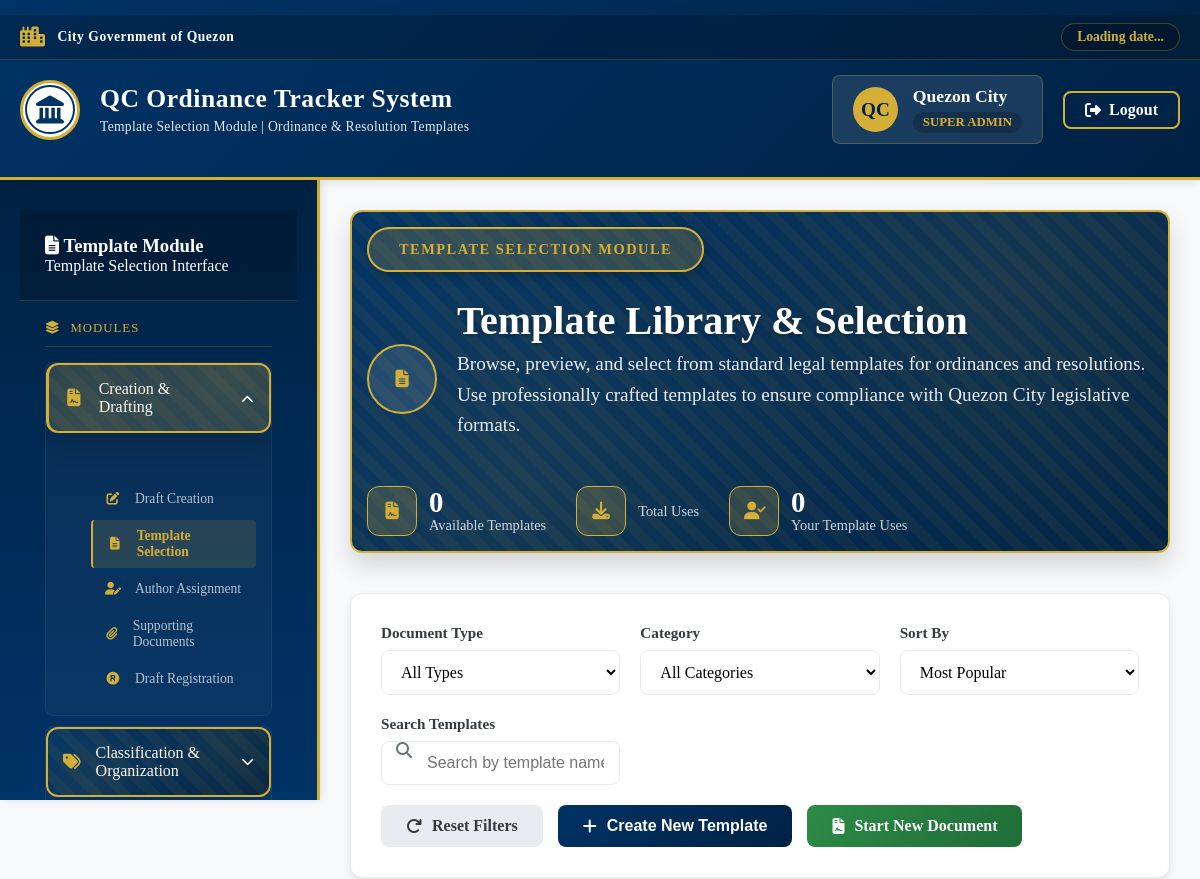
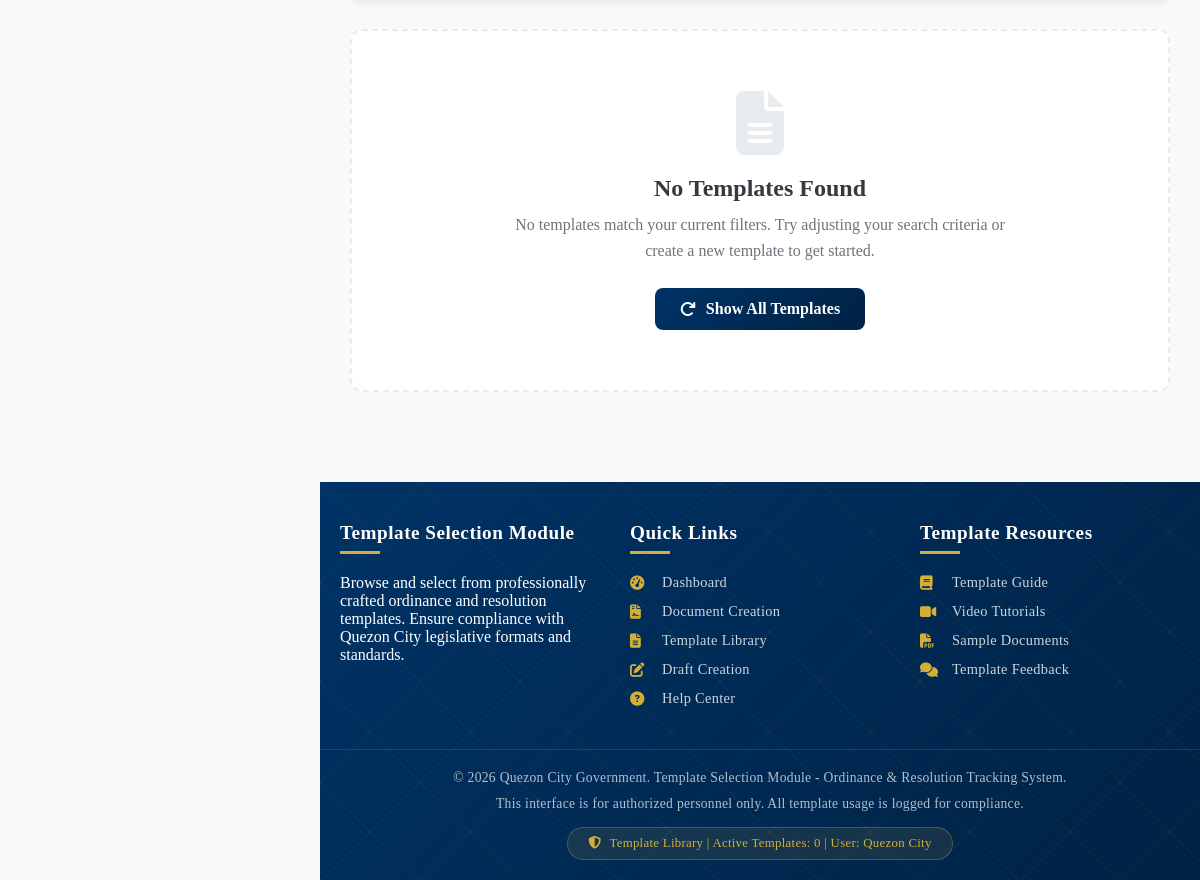
/superadmin/templates.php (signed in), run on an earlier commit of the app's database (2 pictures, top to bottom).
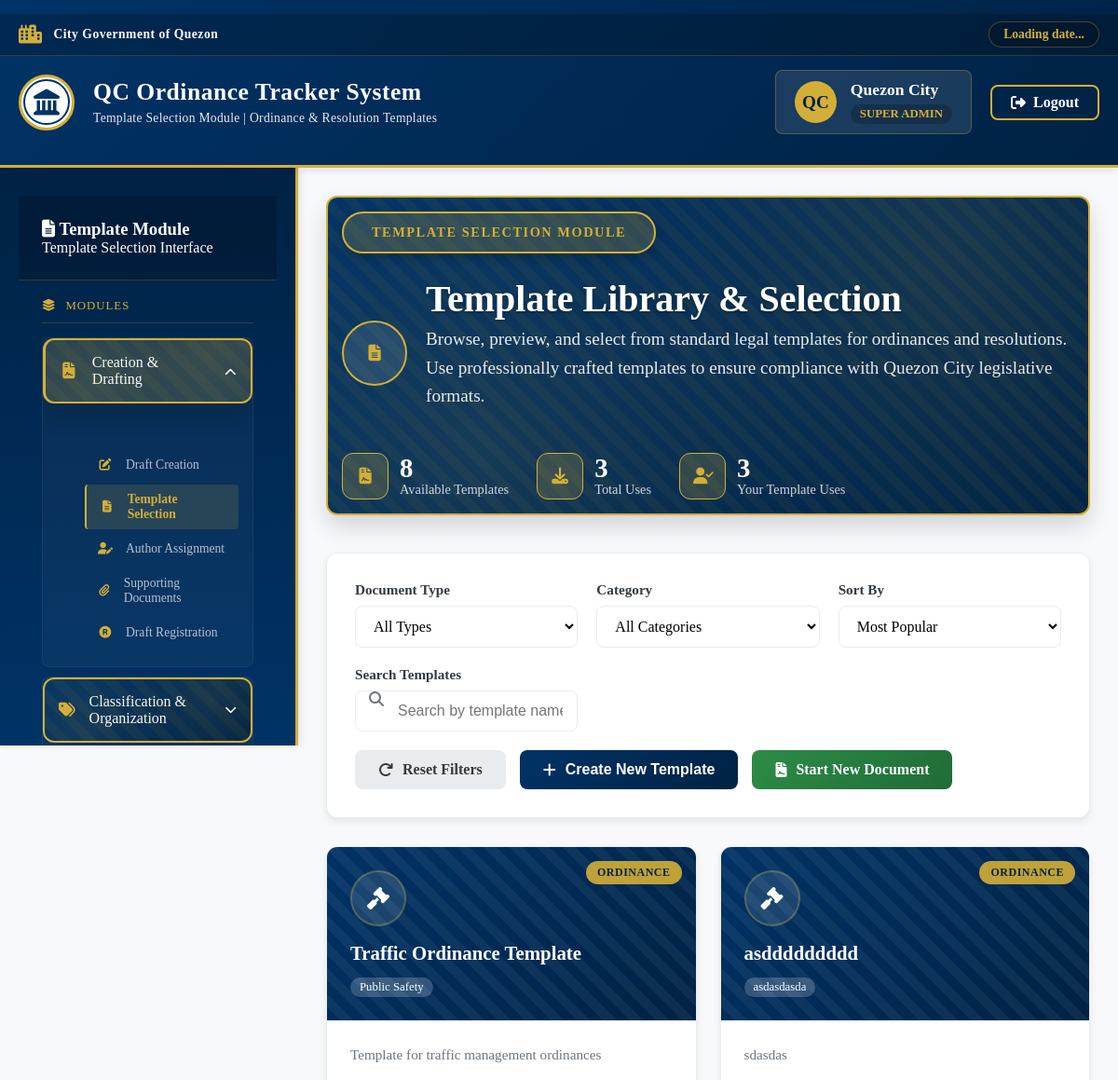
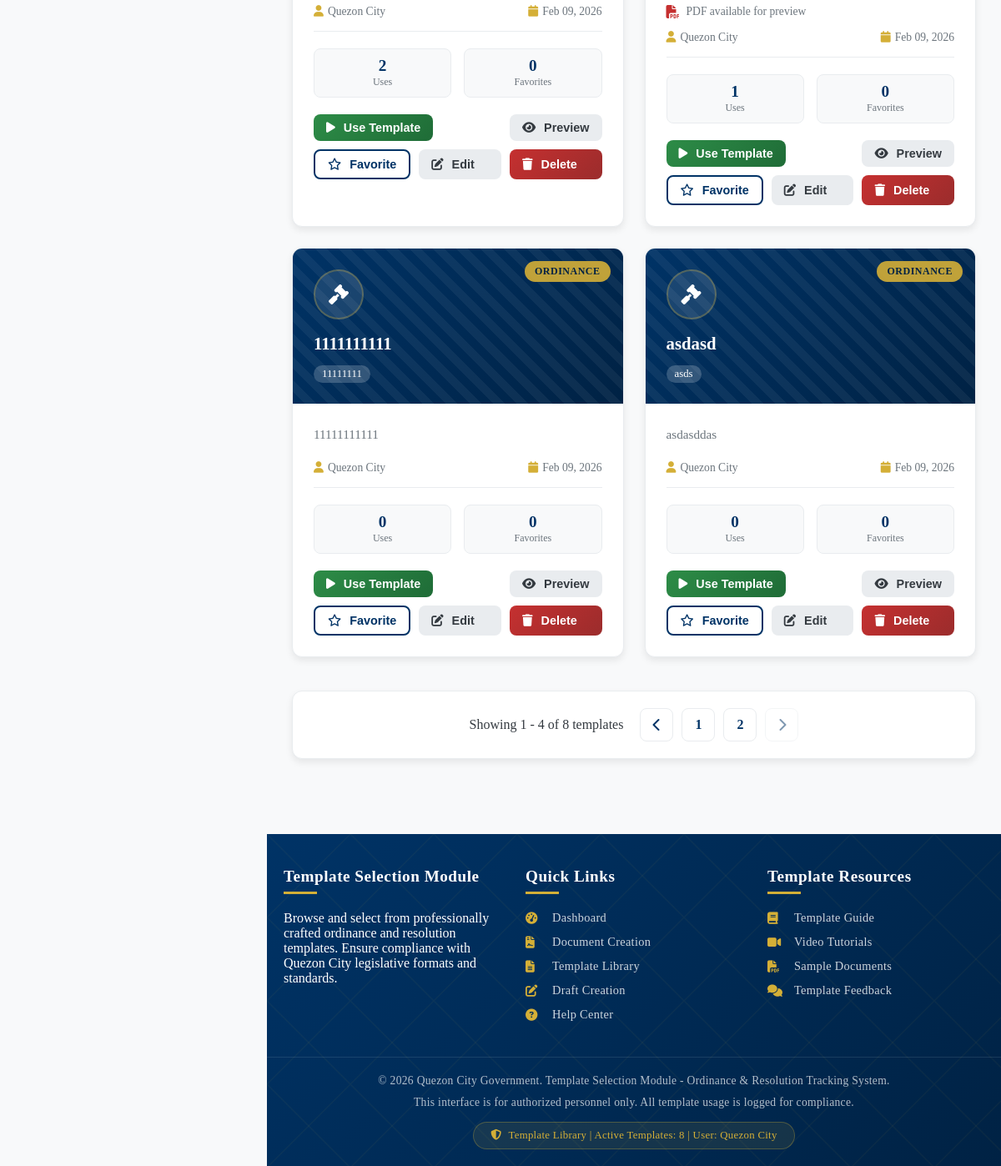
And on a later commit of the database (2 pictures, top to bottom).
### tables this page shows
CREATE TABLE `users` (
  `id` int(11) NOT NULL,
  `email` varchar(100) NOT NULL,
  `password` varchar(255) NOT NULL,
  `first_name` varchar(50) NOT NULL,
  `last_name` varchar(50) NOT NULL,
  `role` enum('super_admin','admin','councilor') NOT NULL,
  `department` varchar(100) DEFAULT NULL,
  `is_active` tinyint(1) DEFAULT 1,
  `created_at` timestamp NOT NULL DEFAULT current_timestamp(),
  `last_login` timestamp NULL DEFAULT NULL
);

CREATE TABLE `document_templates` (
  `id` int(11) NOT NULL,
  `template_name` varchar(100) NOT NULL,
  `template_type` enum('ordinance','resolution','amendment') NOT NULL,
  `category` varchar(50) DEFAULT 'general',
  `description` text DEFAULT NULL,
  `thumbnail` varchar(500) DEFAULT NULL,
  `content` longtext NOT NULL,
  `variables` text DEFAULT NULL,
  `is_active` tinyint(1) DEFAULT 1,
  `use_count` int(11) DEFAULT 0,
  `last_used` timestamp NULL DEFAULT NULL,
  `created_by` int(11) DEFAULT NULL,
  `created_at` timestamp NOT NULL DEFAULT current_timestamp(),
  `updated_at` timestamp NOT NULL DEFAULT current_timestamp() ON UPDATE current_timestamp()
);

### superadmin/templates.php (the view, shortened to what the rows shown need)
<?php
$database = new Database();
$conn = $database->getConnection();
$user_id = $_SESSION['user_id'];
$user_role = $_SESSION['role'];
$query = "SELECT * FROM users WHERE id = :id";
$stmt = $conn->prepare($query);
$stmt->bindParam(':id', $user_id);
$stmt->execute();
$user = $stmt->fetch();
$sort_by = $_GET['sort'] ?? 'popular';
$templates_per_page = 4;
$current_page = isset($_GET['page']) ? max(1, intval($_GET['page'])) : 1;
$offset = ($current_page - 1) * $templates_per_page;
$query = "SELECT t.*,
          CONCAT(u.first_name, ' ', u.last_name) as creator_name,
          COALESCE(fav_count.favorite_count, 0) as favorite_count,
          CASE WHEN user_fav.template_id IS NOT NULL THEN 1 ELSE 0 END as is_favorite
          FROM document_templates t
          LEFT JOIN users u ON t.created_by = u.id
          LEFT JOIN (
              SELECT template_id, COUNT(*) as favorite_count
              FROM template_favorites
              GROUP BY template_id
          ) fav_count ON t.id = fav_count.template_id
          LEFT JOIN (
              SELECT template_id
              FROM template_favorites
              WHERE user_id = :user_id
          ) user_fav ON t.id = user_fav.template_id
          WHERE t.is_active = 1";
$params = [':user_id' => $user_id];
switch ($sort_by) {
    case 'popular':
    default:
        $query .= " ORDER BY t.use_count DESC, t.created_at DESC";
        break;
}
$query .= " LIMIT :limit OFFSET :offset";
$stmt = $conn->prepare($query);
foreach ($params as $key => $value) {
    $stmt->bindParam($key, $value);
}
$stmt->bindParam(':limit', $templates_per_page, PDO::PARAM_INT);
$stmt->bindParam(':offset', $offset, PDO::PARAM_INT);
$stmt->execute();
$templates = $stmt->fetchAll();
$stats_query = "SELECT
               COUNT(*) as total_templates,
               SUM(use_count) as total_uses,
               AVG(use_count) as avg_uses,
               COUNT(CASE WHEN template_type = 'ordinance' THEN 1 END) as ordinance_templates,
               COUNT(CASE WHEN template_type = 'resolution' THEN 1 END) as resolution_templates
               FROM document_templates
               WHERE is_active = 1";
$stats_stmt = $conn->query($stats_query);
$stats = $stats_stmt->fetch();
?>
<!DOCTYPE html>
<html lang="en">
<head>
    <link rel="stylesheet" href="https://cdnjs.cloudflare.com/ajax/libs/font-awesome/6.4.0/css/all.min.css">
    <link href="https://cdn.quilljs.com/1.3.6/quill.snow.css" rel="stylesheet">
</head>
<body>
    <header class="government-header">
        <div class="main-header-content">
            <div class="qc-logo-container">
                <div class="site-title-container">
                    <h1>QC Ordinance Tracker System</h1>
                </div>
            </div>
            <div class="user-auth-section">
                <div class="user-welcome-panel">
                    <div class="user-avatar">
                        <?php echo strtoupper(substr($user['first_name'], 0, 1) . substr($user['last_name'], 0, 1)); ?>
                    </div>
                    <div class="user-info">
                        <div class="user-name"><?php echo htmlspecialchars($user['first_name'] . ' ' . $user['last_name']); ?></div>
                        <div class="user-role">
                            <?php echo strtoupper(str_replace('_', ' ', $user_role)); ?>
                        </div>
                    </div>
                </div>
            </div>
        </div>
    </header>
    <div class="main-wrapper">
        <main class="main-content">
            <div class="module-header fade-in">
                <div class="module-header-content">
                    <div class="module-title-wrapper">
                        <div class="module-title">
                            <h1>Template Library & Selection</h1>
                        </div>
                    </div>
                </div>
            </div>
            <div class="templates-container fade-in">
                <?php if (empty($templates)): ?>
                <div class="empty-state">
                    <i class="fas fa-file-alt empty-icon"></i>
                    <h3 class="empty-title">No Templates Found</h3>
                    <p class="empty-description">
                        No templates match your current filters. Try adjusting your search criteria or
                        <?php if (in_array($user_role, ['super_admin', 'admin'])): ?>
                        create a new template to get started.
                        <?php else: ?>
                        contact an administrator to add new templates.
                        <?php endif; ?>
                    </p>
                    <a href="?type=all&category=all&sort=popular&page=1" class="btn btn-primary">
                        <i class="fas fa-redo"></i> Show All Templates
                    </a>
                </div>
                <?php else: ?>
                <div class="templates-grid">
                    <?php foreach ($templates as $template):
                        $badge_class = 'badge-' . $template['template_type'];
                        $icon = $template['template_type'] === 'ordinance' ? 'fa-gavel' : 'fa-file-signature';
                        $is_favorite = $template['is_favorite'] > 0;
                        $has_pdf = !empty($template['thumbnail']);
                    ?>
                    <div class="template-card">
                        <div class="template-header">
                            <div class="template-type-badge <?php echo $badge_class; ?>">
                                <?php echo ucfirst($template['template_type']); ?>
                            </div>
                            <div class="template-icon">
                                <i class="fas <?php echo $icon; ?>"></i>
                            </div>
                            <h3 class="template-title"><?php echo htmlspecialchars($template['template_name']); ?></h3>
                            <div class="template-category"><?php echo htmlspecialchars($template['category']); ?></div>
                        </div>
                        <div class="template-body">
                            <p class="template-description"><?php echo htmlspecialchars($template['description']); ?></p>
                            <?php if ($has_pdf): ?>
                            <div style="margin-bottom: 15px; display: flex; align-items: center; gap: 8px;">
                                <i class="fas fa-file-pdf" style="color: var(--red);"></i>
                                <span style="font-size: 0.85rem; color: var(--gray);">
                                    PDF available for preview
                                </span>
                            </div>
                            <?php endif; ?>
                            <div class="template-meta">
                                <div class="meta-item">
                                    <i class="fas fa-user"></i>
                                    <span><?php echo htmlspecialchars($template['creator_name'] ?? 'System'); ?></span>
                                </div>
                                <div class="meta-item">
                                    <i class="fas fa-calendar"></i>
                                    <span><?php echo date('M d, Y', strtotime($template['created_at'])); ?></span>
                                </div>
                            </div>
                            <div class="template-stats">
                                <div class="stat-badge">
                                    <div class="stat-value"><?php echo $template['use_count']; ?></div>
                                    <div class="stat-label">Uses</div>
                                </div>
                                <div class="stat-badge">
                                    <div class="stat-value"><?php echo $template['favorite_count']; ?></div>
                                    <div class="stat-label">Favorites</div>
                                </div>
                            </div>
                            <div class="template-actions">
                                <form method="POST" style="grid-column: span 2;">
                                    <button type="submit" name="use_template" class="btn btn-success btn-sm">
                                        <i class="fas fa-play"></i> Use Template
                                    </button>
                                </form>
                                <button type="button" class="btn btn-secondary btn-sm preview-template"
                                        data-template-id="<?php echo $template['id']; ?>"
                                        data-template-name="<?php echo htmlspecialchars($template['template_name']); ?>"
                                        data-has-pdf="<?php echo $has_pdf ? '1' : '0'; ?>">
                                    <i class="fas fa-eye"></i> Preview
                                </button>
                                <?php if ($is_favorite): ?>
                                <form method="POST">
                                    <input type="hidden" name="template_id" value="<?php echo $template['id']; ?>">
                                    <button type="submit" name="remove_favorite" class="btn btn-warning btn-sm">
                                        <i class="fas fa-star"></i> Favorited
                                    </button>
                                </form>
                                <?php else: ?>
                                <form method="POST">
                                    <button type="submit" name="add_to_favorites" class="btn btn-outline btn-sm">
                                        <i class="far fa-star"></i> Favorite
                                    </button>
                                </form>
                                <?php endif; ?>
                                <?php if (in_array($user_role, ['super_admin', 'admin'])): ?>
                                <button type="button" class="btn btn-secondary btn-sm edit-template"
                                        data-template-id="<?php echo $template['id']; ?>">
                                    <i class="fas fa-edit"></i> Edit
                                </button>
                                <button type="button" class="btn btn-danger btn-sm delete-template"
                                        data-template-id="<?php echo $template['id']; ?>"
                                        data-template-name="<?php echo htmlspecialchars($template['template_name']); ?>">
                                    <i class="fas fa-trash"></i> Delete
                                </button>
                                <?php endif; ?>
                            </div>
                        </div>
                    </div>
                    <?php endforeach; ?>
                </div>
                <?php endif; ?>
            </div>
        </main>
    </div>
    <footer class="government-footer">
        <div class="copyright">
            <p>&copy; 2026 Quezon City Government. Template Selection Module - Ordinance & Resolution Tracking System.</p>
            <p style="margin-top: 10px;">This interface is for authorized personnel only. All template usage is logged for compliance.</p>
            <div class="security-badge">
                <i class="fas fa-shield-alt"></i>
                Template Library | Active Templates: <?php echo $stats['total_templates']; ?> | User: <?php echo htmlspecialchars($user['first_name'] . ' ' . $user['last_name']); ?>
            </div>
        </div>
    </footer>
</body>
</html>

What changed in the data, as far as the page shows it:
added document_templates: template_type "ORDINANCE", template_name "Traffic Ordinance Template", category "Public Safety", description "Template for traffic management ordinances", creator_name "Quezon City", created_at "Feb 09, 2026", use_count "2", favorite_count "0"
added document_templates: template_type "ORDINANCE", template_name "asddddddddd", category "asdasdasda", description "sdasdas", shows "PDF available for preview", creator_name "Quezon City", created_at "Feb 09, 2026", use_count "1", favorite_count "0"
added document_templates: template_type "ORDINANCE", template_name "1111111111", category "11111111", description "11111111111", creator_name "Quezon City", created_at "Feb 09, 2026", use_count "0", favorite_count "0"
added document_templates: template_type "ORDINANCE", template_name "asdasd", category "asds", description "asdasddas", creator_name "Quezon City", created_at "Feb 09, 2026", use_count "0", favorite_count "0"
Also different on the page:
$stats['total_templates']: "0" → "8"
$stats['total_uses']: (not shown) → "3"
$user_stats['templates_used']: "0" → "3"
$offset + 1: (not shown) → "1"
min($offset + count($templates), $total_templates): (not shown) → "4"
$total_templates: (not shown) → "8"
text no longer shown: "No Templates Found No templates match your current filters. Try adjusting your search criteria or create a new template to get started. Show All Templates"
text now shown: "Showing - of templates"
new list line: "1"
new list line: "2"
